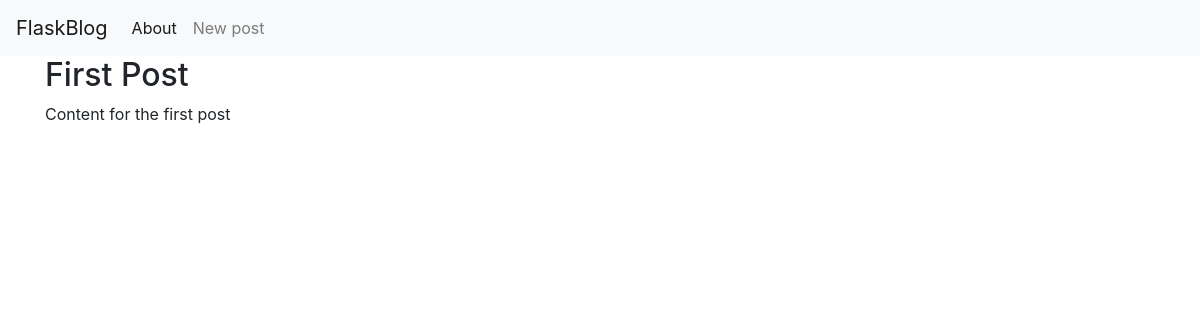
/1, run on an earlier commit of the app's database.
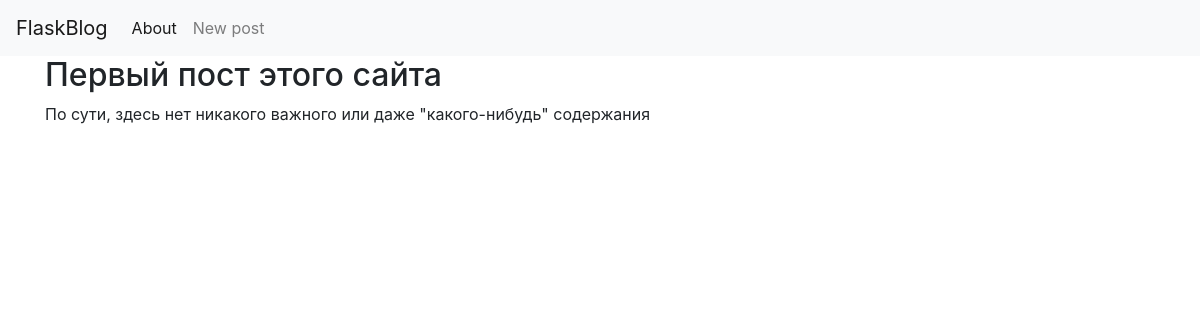
And on a later commit of the database.
### tables this page shows
CREATE TABLE posts (
    id INTEGER PRIMARY KEY AUTOINCREMENT,
    created TIMESTAMP NOT NULL DEFAULT CURRENT_TIMESTAMP,
    title TEXT NOT NULL,
    content TEXT NOT NULL
);

### app.py (the view)
@app.route("/<int:post_id>")
def post(post_id):
    post = get_post(post_id)
    return render_template("post.html", post=post)

### app.py (called while the page is built)
def get_db_connection():
    conn = sqlite3.connect("database.db")
    conn.row_factory = sqlite3.Row
    return conn

def get_post(post_id):
    conn = get_db_connection()
    post = conn.execute('SELECT * FROM posts WHERE id = ?',
                        (post_id,)).fetchone()
    conn.close()
    if post is None:
        abort(404)
    return post

### templates/post.html (shortened to what this page needs)
{% extends "base.html" %}
{% block content %}
    <h2>{% block title %} {{ post["title"] }} {% endblock %}</h2>
    <p>{{ post["content"] }}</p>
{% endblock %}

What changed in the data, as far as the page shows it:
changed posts: title "First Post" → "Первый пост этого сайта"; content "Content for the first post" → "По сути, здесь нет никакого важного или даже \"какого-нибудь\" содержания"
